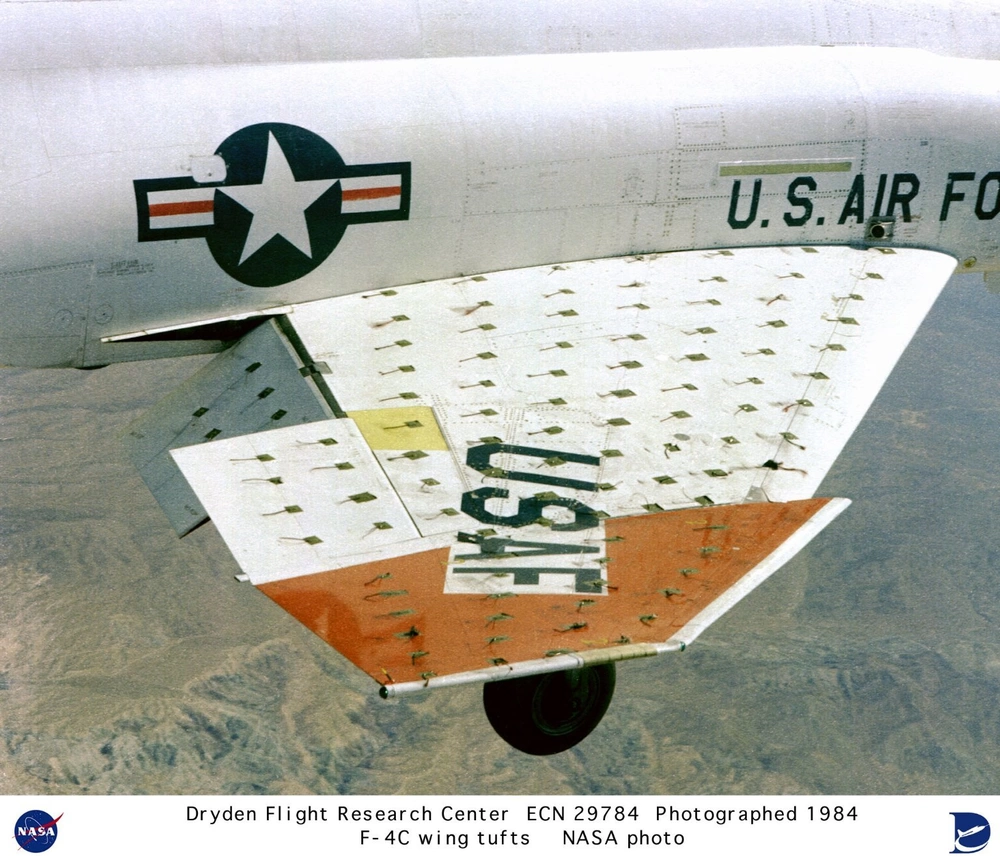
#> input picture Images/1000w_q95.webp, 1000 x 860 px
$ python -i frame_select.py   (imports and definitions only)
#> lines starting #> are read from the running program, lines starting #| are printed output that depends on the picture
"""Pick diverse frames from videos for labelling.

Scan: every `stride`-th frame becomes a candidate unless it is a near-duplicate
of the last kept candidate. Each candidate gets a feature vector:
  - a 32x18 grey thumbnail (scene content / tuft layout),
  - brightness, contrast and a coarse hue histogram (lighting),
  - motion energy against a frame `motion_gap` frames later (fluttering and
    stalled tufts move a lot; the camera is fixed and stabilised).
Select: farthest-point sampling in standardised feature space, per clip, with
a minimum time gap, so a batch spreads across lighting, flow states and time.
"""
from dataclasses import dataclass

import cv2
import numpy as np

IMAGE_EXTS = {".png", ".jpg", ".jpeg", ".bmp", ".tif", ".tiff", ".webp"}


@dataclass
class Candidate:
    clip_id: str
    frame_idx: int
    time_s: float
    brightness: float
    contrast: float
    motion: float
    thumb: np.ndarray
    hue: np.ndarray


def _thumb(gray):
    t = cv2.resize(gray, (32, 18), interpolation=cv2.INTER_AREA).astype(np.float32)
    return (t - t.mean()) / (t.std() + 1e-6)


def _hue_hist(bgr):
    hsv = cv2.cvtColor(cv2.resize(bgr, (160, 90), interpolation=cv2.INTER_AREA), cv2.COLOR_BGR2HSV)
    h = np.histogram(hsv[..., 0], bins=8, range=(0, 180), weights=hsv[..., 1].astype(np.float32))[0]
    return h / (h.sum() + 1e-6)


def frame_features(bgr, later_bgr=None, roi=None):
    if roi is not None:
        x, y, w, h = roi
        bgr = bgr[y:y + h, x:x + w]
        later_bgr = later_bgr[y:y + h, x:x + w] if later_bgr is not None else None
    gray = cv2.cvtColor(bgr, cv2.COLOR_BGR2GRAY)
    motion = 0.0
    if later_bgr is not None:
        g2 = cv2.cvtColor(later_bgr, cv2.COLOR_BGR2GRAY)
        small = lambda g: cv2.resize(g, (320, 180), interpolation=cv2.INTER_AREA).astype(np.float32)
        motion = float(np.abs(small(gray) - small(g2)).mean())
    return float(gray.mean()), float(gray.std()), motion, _thumb(gray).ravel(), _hue_hist(bgr)


GROUP_WEIGHTS = {"thumb": 1.0, "brightness": 1.0, "contrast": 0.5, "motion": 1.0, "hue": 0.5}


# [108 lines left out: functions feature_matrix, scan_video, farthest_point_sample, per_clip_quota, not called in this run]

>>> import cv2
>>> picture = cv2.imread('../Images/1000w_q95.webp')
#> picture is the input picture: shape (860, 1000, 3); mean B, G, R 164.9, 173, 172.5
>>> result = frame_features(picture)
#> in frame_features, `gray = cv2.cvtColor(bgr, cv2.COLOR_BGR2GRAY)`:
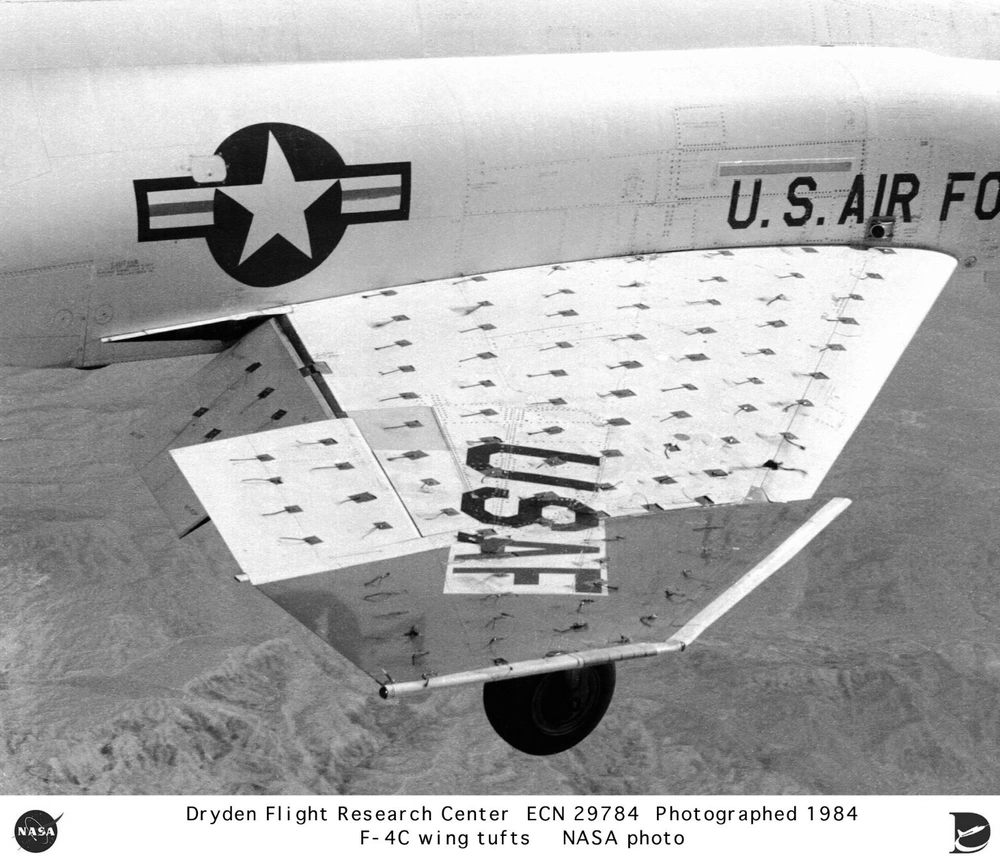
#> gray: shape (860, 1000); min 0, max 255, mean 171.9
#> in _hue_hist, `hsv = cv2.cvtColor(cv2.resize(bgr, (160, 90), interpolation=cv2.INTER_..`: hsv: shape (90, 160, 3); mean H, S, V 60.9, 34.2, 179
#> in _hue_hist, `h = np.histogram(hsv[..., 0], bins=8, range=(0, 180), weights=hsv[...,..`: h = [171867, 126543, 50562, 72121, 44576, 24931, 800, 829]
#> result = 5 items
